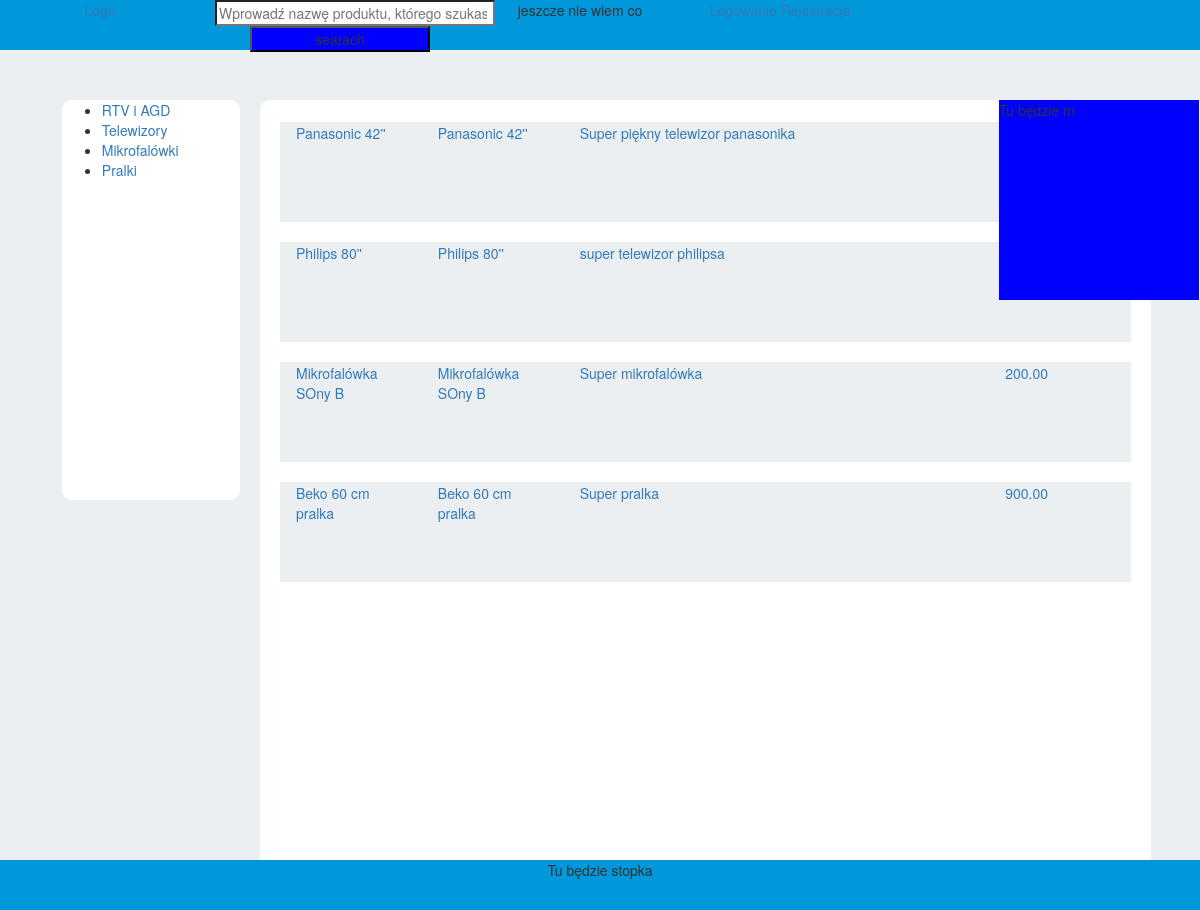
Before: /products/ with the older database file.
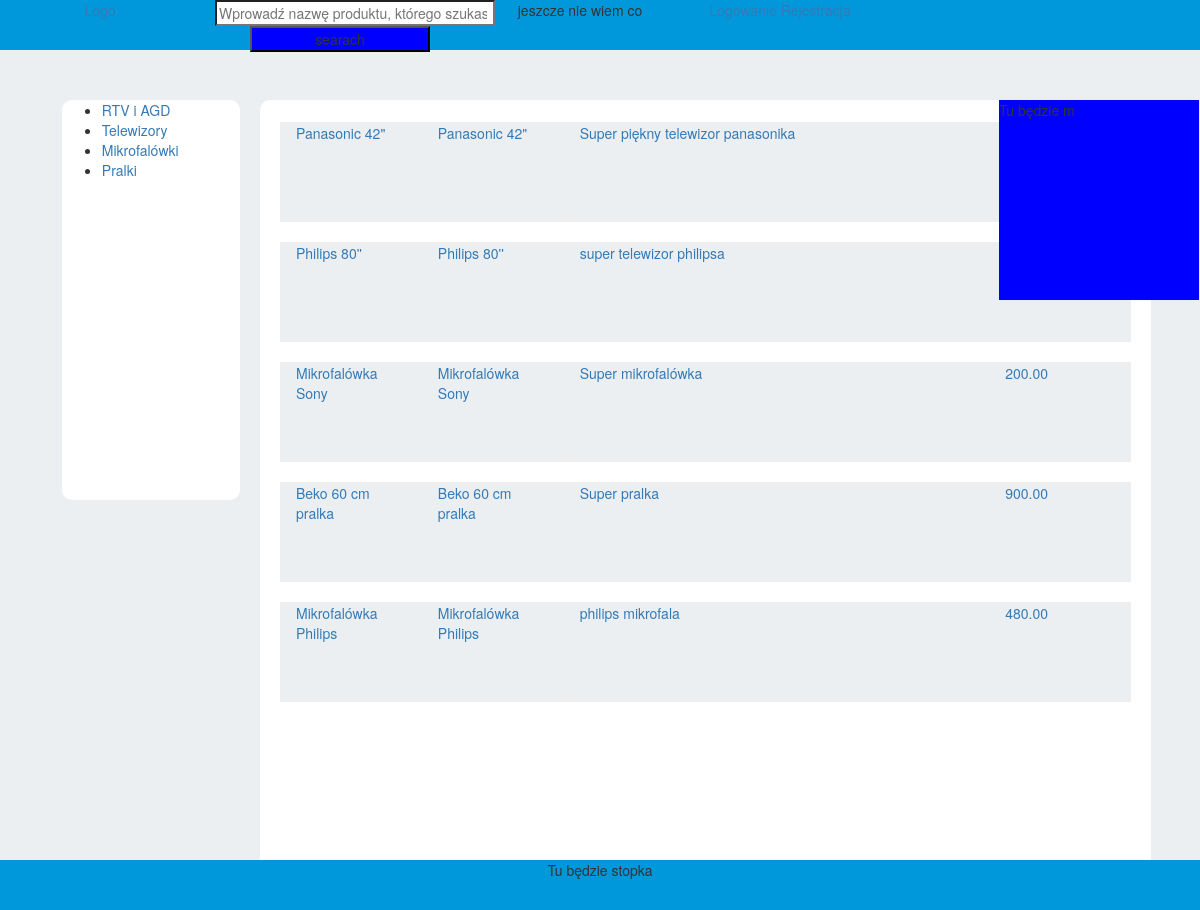
After: the same page with the newer database file.
### products/models.py (models this page shows, shortened)
class Category(models.Model):
    cat_name = models.CharField(max_length=100, verbose_name='Kategoria')
    cat_name_father = models.ForeignKey('self', on_delete=models.CASCADE, null=True, blank=True,
                                        verbose_name='Kategoria nadrzędna')
    level = models.PositiveSmallIntegerField(default=0, verbose_name='Poziom kategorii')
    class Meta:
        verbose_name = 'Kategoria'
        verbose_name_plural = 'Kategorie'

class Product(models.Model):
    name = models.CharField(max_length=200, verbose_name='Nazwa produktu')
    description = models.CharField(max_length=4000, verbose_name='Opis', blank=True, null=True)
    product_category = models.ForeignKey(Category, on_delete=models.SET_NULL, null=True, blank=True, verbose_name='Kategoria produktu')
    price = models.DecimalField(decimal_places=2, max_digits=10, verbose_name='Cena')
    stock = models.PositiveIntegerField(default=0, verbose_name='Dostępna ilość')
    created = models.DateTimeField(auto_now_add=True)
    update = models.DateTimeField(auto_now=True)
    available = models.BooleanField(default=False)
    seller = models.ForeignKey(Seller, on_delete=models.CASCADE, null=False, blank=False, verbose_name='Sprzedawca')
    class Meta:
        verbose_name = 'Produkt'
        verbose_name_plural = 'Produkty'

### products/views.py (the view)
# urls.py: path('', views.product_list, name = 'product_list'),
def product_list(request, product_id = None):
    category_list_in = Category.objects.all()
    products = Product.objects.filter(available = True)
    return render(request, 'products/productlist.html', {"catlist":category_list_in, "products": products})

### products/templates/products/productlist.html (shortened to what this page needs)
{% extends "base.html" %}
{% block kategorie %}
	<div class="categories col-lg-2 col-md-2">
		<div class="categories_wew">
{% if catlist %}
    <ul>
    {% for one_cat in catlist %}
       <li> <a methods="GET" href="{% url 'category_list' one_cat.id %}" >{{ one_cat.cat_name }}</a> </li>
    {% endfor %}
    </ul>
{% endif %}
		</div>
	</div>
 {% endblock %}
{% block produkty %}
            <div class=" product_list col-lg-10 col-md-10">
		<div class="product_list_wew">
     {% if products %}
        {% for produc in products %}
            <a href="{% url 'product_detail' produc.id %}">
                <div class="row product">
                <div class="kolumna col-lg-2 col-md-2 col-sm-2">{{ produc.name }} </div>
                <div class="kolumna col-lg-2 col-md-2 col-sm-2">{{ produc.name }} </div>
                <div class="kolumna col-lg-6 col-md-6 col-sm-6">{{ produc.description }} </div>
                <div class="kolumna col-lg-2 col-md-2 col-sm-2">{{ produc.price }} </div>
                </div>
            </a>
        {% endfor %}
     {% endif %}
		</div>
    </div>
 {% endblock %}

### templates/base.html (shortened to what this page needs)
﻿<!DOCTYPE html>
{% load static %}
<html lang="pl">
<head>
     <link rel="stylesheet" type="text/css" href="{% static 'assets/bootstrap/css/bootstrap.min.css' %}" >
     <link rel="stylesheet" type="text/css" href="{% static 'assets/css/style.css' %}">
</head>
<body>
    <header>
        {% include "header.html" %}
    </header>
<main class="row main_m">
            {% block kategorie %} {% endblock %}
    		{% block produkty %} {% endblock %}
</main>
<aside class=" seller_map">
    <div class="">Tu będzie m</div>
</aside>
<footer class=" row footer_m">
    <div class="col-md-12">Tu będzie stopka</div>
</footer>
</body>
</html>

### templates/header.html (shortened to what this page needs)
{% block header %}
<nav class="row nawigation">
    <div class="col-md-2"><a href="{% url 'product_list' %}">Logo</a></div>
    <div class="col-md-6 search_m">
        <form method="GET" action="{% url 'search_products' 'search_input' %}">
            <input class="search_m" id="search_input" value='{{search_input}}' name='search_input'  type="search" placeholder='Wprowadź nazwę produktu, którego szukasz'/>
            <input  class="button_m" type="submit" alt="Przycisk" value="searach">
        </form>
    </div>
    <div class="col-md-2">jeszcze nie wiem co</div>
    <div class="col-md-2">
        <a href="{% url 'sing_in' %}">Logowanie</a>
        <a href="{% url 'sing_up' %}">Rejestracja</a>
    </div>
</nav>
{% endblock %}

### static/assets/css/style.css (style rules this page uses)
body { background-color: #ECEFF1; width: 100%; position: relative; }
.nawigation { text-align: center; background-color: #0098DA ; width:100%; height: 50px; position: fixed; top: 0px; margin:0px; z-index:10; }
.button_m { background-color: blue; width: 180px; }
.search_m { width: 280px; }
.main_m { position: relative; margin-top: 60px; margin-bottom: 10px; margin-left:5%; margin-right: 5%; padding: 0px; }
.categories { padding:0px; }
.categories_wew { background-color: #FFFFFF; height:400px; width:99%; float:right; padding:0px; margin-top: 20px; border-radius: 10px; }
.product_list { padding:0px; }
.product_list_wew { margin-top: 20px; margin-left: 20px; background-color: #FFFFFF; width:99%; padding-top: 2px; padding-bottom: 2px; height: 100%; border-radius: 10px; }
.kolumna { border-style: groove; border-width: thin; border-radius: 2px; height: 100%; }
.product { background-color: #ECEFF1; margin:20px; height: 100px; }
.footer_m { position:fixed; bottom: 0%; background-color:#0098DA ; text-align: center; width:100%; height:50px; margin:0px; }
.seller_map { background-color: blue; position: fixed; right: 1px; top: 100px; margin:0px; width:200px; height: 200px; }

Changed rows visible on the page:
changed Product "Super piękny telewizor panasonika": name "Panasonic 42''" → "Panasonic 42\""
changed Product "Super mikrofalówka": name "Mikrofalówka SOny B" → "Mikrofalówka Sony"
added Product: name "Mikrofalówka Philips", description "philips mikrofala", price "480.00"
